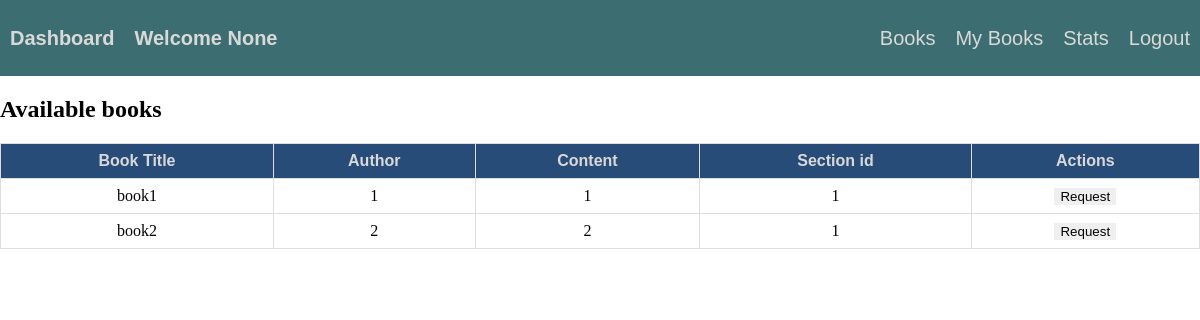
/user_dashboard, run on an earlier commit of the app's database.
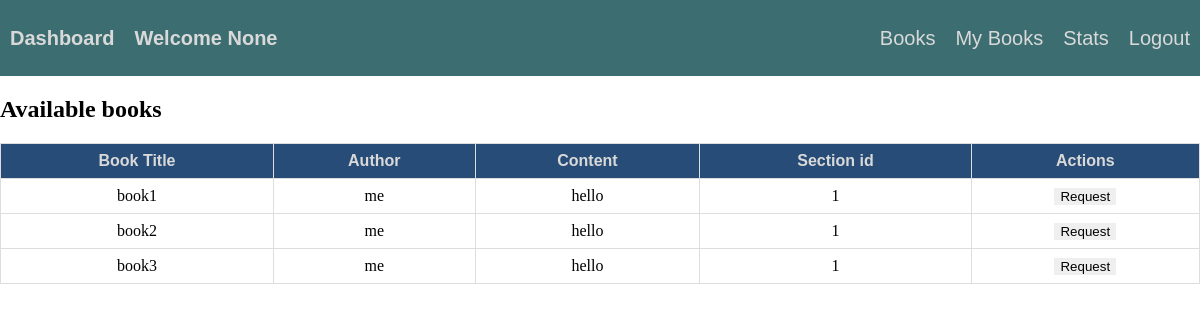
And on a later commit of the database.
### tables this page shows
CREATE TABLE books (booktitle TEXT PRIMARY KEY,content TEXT,author TEXT,section_id INTEGER);

### app.py (the view)
@app.route('/user_dashboard')
def user_dashboard():
    username = request.args.get('username')
    conn = get_db_connection()
    books = conn.execute('SELECT * FROM books').fetchall()
    conn.close()
    return render_template('user_dashboard.html',books=books,username=username)

### app.py (called while the page is built)
def get_db_connection():
    conn = sqlite3.connect('database.db')
    conn.row_factory = sqlite3.Row
    return conn

### templates/user_dashboard.html (shortened to what this page needs)
<!DOCTYPE html>
<html lang="en">
<head>
    <link rel="stylesheet" href="{{ url_for('static', filename='style.css') }}">
</head>
<body style="margin: 0">
    <div class="">
        <div class="topbar">
            <div class="leftitems">
                <h4>Dashboard   </h4>
                <h4>Welcome {{username}}</h4>
            </div>
            <div class="rightitems">
                <a href="{{url_for('user_dashboard',username=username)}}"> Books</a>
                <a href="{{url_for('user_books',username=username)}}"> My Books</a>
                <a href="{{ url_for('userstats') }}">Stats   </a>
                <a href="{{ url_for('logout') }}">Logout</a>
            </div>
        </div>
        <div class="usercontent">
            <h2>Available books</h2>
            <table>
                <thread>
                    <tr>
                    <th>Book Title</th>
                    <th>Author</th>
                    <th>Content</th>
                    <th>Section id</th>
                    <th>Actions</th>
                </tr>
                </thread>
            {% for book in books %}
                <tbody>
                 <td> {{ book.booktitle }}</td>
                 <td> {{ book.author }}</td>
                <td> {{ book.content }}</td>
                  <td> {{ book.section_id}}</td>
                  <td>
                <form method="POST" action="{{ url_for('user_requests')}}">
                    <button type="submit" class="request-btns-btn">Request</button>
                </form>
            </td>
            </tbody>
            {% endfor %}
        </table>
        </div>
    </div>
</body>
</html>

What changed in the data, as far as the page shows it:
changed books "book1": author "1" → "me"; content "1" → "hello"
changed books "book2": author "2" → "me"; content "2" → "hello"
added books: booktitle "book3", author "me", content "hello", section_id "1"
